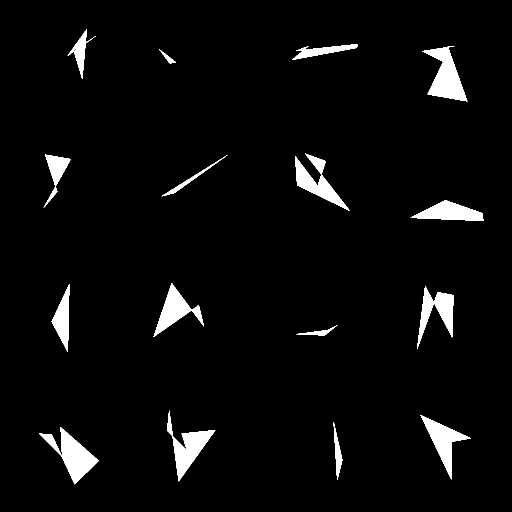
#> input picture pic/full_image.png, 1024 x 1024 px, found by its file name (shown at 1/2 size)
$ python 'Under sampling adding noise.py'
#> lines starting #> are read from the running program, lines starting #| are printed output that depends on the picture; after the words box and inside, x2 and y2 are one past the last pixel; in counts of white or black regions, pixels touching at a corner belong together
import numpy as np
import matplotlib.pyplot as plt
from numpy.fft import fft2, ifft2, fftshift, ifftshift
from PIL import Image
from skimage.metrics import structural_similarity as ssim
from skimage.transform import downscale_local_mean
import cairosvg

def load_and_normalize_image(filepath):
    image = Image.open(filepath).convert('L')
#> image is the input picture: PIL image 1024x1024 L; 3.9% white; 16 white regions, largest, box (x1, y1, x2, y2) and area: (78, 854, 198, 969) 4761, (844, 92, 935, 203) 4740, (334, 821, 431, 963) 4129
    grayscale_data = np.array(image, dtype=np.float32)
    return (grayscale_data - grayscale_data.min()) / (grayscale_data.max() - grayscale_data.min())

def plot_image(amplitude,):
    plt.figure(figsize=(6, 6))
    plt.imshow(amplitude, cmap='gray')
    plt.colorbar(label="Amplitude")
    plt.title(f"Amplitude")
    plt.axis('off')
    plt.show()

def bandlimit_filter(image, pixelSize):
#> called with pixelSize = 1.6e-06
    N = image.shape[0]
#> N = 1024
    F = fftshift(fft2(image))
    k = np.arange(N) - N / 2
#> k = 1024 values from -512 to 511
    f = k / (N * pixelSize)
#> f = 1024 values from -312500 to 311889.6
    FX, FY = np.meshgrid(f, f)
    f_magnitude = np.sqrt(FX ** 2 + FY ** 2)
    #  Nyquist frequency
    f_max = 312500 # 1 / (2 * pixelSize)
    mask = f_magnitude <= f_max
    F_filtered = F * mask
    image_filtered = ifft2(ifftshift(F_filtered))
    return image_filtered

def Transfer_function(W, H, distance, wavelength, pixelSize, numPixels):
#> called with distance = 0.005, wavelength = 5.32e-07, pixelSize = 4e-07, numPixels = 1024
    FX = W / (pixelSize * numPixels)
    FY = H / (pixelSize * numPixels)
    k = 2 * np.pi / wavelength
    square_root = np.sqrt(1 - (wavelength ** 2 * FX ** 2) - (wavelength ** 2 * FY ** 2))
    valid_mask = (wavelength ** 2 * FX ** 2 + wavelength ** 2 * FY ** 2) <= 1
#> valid_mask: shape (1024, 1024) bool; every value is 1
    square_root[~valid_mask] = 0
    temp = np.exp(1j * k * distance * square_root)
    return temp

def angular_spectrum_method(field, pixelSize, distance, W, H, numPixels):
    GT = fftshift(fft2(ifftshift(field)))
    transfer = Transfer_function(W, H, distance, 532e-9, pixelSize, numPixels)
    gt_prime = fftshift(ifft2(ifftshift(GT * transfer)))
    return gt_prime

# --- IPR ---
def IPR(Measured_amplitude, distance, k_max, convergence_threshold, pixelSize, W, H, numPixels, amp_field_after):
    update_phase = []
    last_field = None
    rms_errors = []
    ssim_errors = []

    for k in range(k_max):
        # a) Sensor plane
        if k == 0:
            phase0 = np.zeros(Measured_amplitude.shape)
            field1 = Measured_amplitude * np.exp(1j * phase0)
        else:
            field1 = Measured_amplitude * np.exp(1j * update_phase[k - 1])
        # b) Backpropagation and apply constraint
        field2 = angular_spectrum_method(field1, pixelSize, -distance, W, H, numPixels)
        phase_field2 = np.angle(field2)  # phase
        amp_field2 = np.abs(field2)  # amplitude
        abso = -np.log(amp_field2 + 1e-8) #1e-8 to prevent 0 value
        # Apply constraints
        abso[abso < 0] = 0
        phase_field2[abso < 0] = 0
        amp_field2 = np.exp(-abso)
        field22 = amp_field2 * np.exp(1j * phase_field2)
        # c) Forward propagation
        field3 = angular_spectrum_method(field22, pixelSize, distance, W, H, numPixels)
        amp_field3 = np.abs(field3)
        phase_field3 = np.angle(field3)
        update_phase.append(phase_field3)

        # d) Backpropagate to get the image
        field4 = angular_spectrum_method(field3, pixelSize, -distance, W, H, numPixels)
        amp_field4 = np.abs(field4)
        last_field = field4
        # Error calculation
        if k > 0:
            rms_error = np.sqrt(np.mean((amp_field_after - amp_field4) ** 2))
            rms_errors.append(rms_error)
            print(f"Iteration {k}: RMS Error = {rms_error}")

            ssim_value = ssim(amp_field_after, amp_field4, data_range=amp_field_after.max() - amp_field_after.min())
            ssim_errors.append(ssim_value)
            print(f"Iteration {k}: SSIM = {ssim_value}")

            # threshold
            if rms_error < convergence_threshold:
                print(f"Converged at iteration {k}")
                return last_field, rms_errors, ssim_errors
    # Draw RMS
    plt.subplot(2, 1, 1)
    plt.plot(rms_errors, 'r-', linewidth=2, label='RMS Error')
    plt.title('Convergence Analysis')
    plt.ylabel('RMS Error')
    plt.grid(True, linestyle='--', alpha=0.7)
    plt.legend()
    # Draw SSIM
    plt.subplot(2, 1, 2)
    plt.plot(ssim_errors, 'b-', linewidth=2, label='SSIM')
    plt.xlabel('Iteration')
    plt.ylabel('SSIM')
    plt.grid(True, linestyle='--', alpha=0.7)
    plt.legend()
    plt.tight_layout()
    plt.savefig('convergence_metrics.png', dpi=300)
    plt.show()
    return last_field, rms_errors, ssim_errors

#----------------------------------------Divided Line-------------------------------------------

# --- Read image ---
object = load_and_normalize_image('/Users/wangmusi/Documents/GitHub/Simulation/pic/full_image.png')


# --- Set pixel size of the image and sensor ---
sensor_pixel_sizes = [0.4e-6, 1.6e-6]  # 1µm for image, 1.6µm for sensor
numPixels_image = 1024  # The dimension of the image
FOV = numPixels_image * sensor_pixel_sizes[0]  # Calculate image's FOV
z2 = 0.005  # Sample to sensor distance

# --- Define the spatial grid ---
x = np.arange(numPixels_image) - numPixels_image / 2 - 1
y = np.arange(numPixels_image) - numPixels_image / 2 - 1
W, H = np.meshgrid(x, y)

# --- Filter the image before forward propagation ---
object_filtered = bandlimit_filter(object, sensor_pixel_sizes[1])
am_object_filtered = np.abs(object_filtered)
am_object = np.abs(object)

# --- Plot the two images ---
plt.figure(figsize=(12, 6))
plt.subplot(1, 2, 1)
plt.imshow(am_object, cmap='gray')
plt.title("Original Image")
plt.axis('off')
plt.subplot(1, 2, 2)
plt.imshow(am_object_filtered, cmap='gray')
plt.title("Bandlimited Image")
plt.axis('off')
plt.show()

# ---Define the sample field ---
am = np.exp(-1.6 * object_filtered)
ph0 = 3
ph = ph0 * object_filtered
object_field = am * np.exp(1j * ph)
am_object_field = np.abs(object_field)
plot_image(am_object_field)

# --- Acquire the hologram ---
hologram_field = angular_spectrum_method(object_field, sensor_pixel_sizes[0], z2, W, H, 1024)
am_hologram = np.abs(hologram_field)
# plot_image(am_hologram)

# --- Downsample the hologram based on the sensor pixel size ---
undersample_factor = int(sensor_pixel_sizes[1] / sensor_pixel_sizes[0])
am_undersampled_hologram = downscale_local_mean(am_hologram, (undersample_factor, undersample_factor))
# plot_image(am_undersampled_hologram)
am_object_field_down = downscale_local_mean(am_object_field, (undersample_factor, undersample_factor))
plot_image(am_object_field_down)


# --- Create the sensor grid ---
numPixels_sensor = am_undersampled_hologram.shape[0]
#> numPixels_sensor = 256
x_sen = np.arange(numPixels_sensor) - numPixels_sensor / 2 - 1
#> x_sen = 256 values from -129 to 126
y_sen = np.arange(numPixels_sensor) - numPixels_sensor / 2 - 1
#> y_sen = 256 values from -129 to 126
W_sen, H_sen = np.meshgrid(x_sen, y_sen)

# --- Adding noise ---
# At first, I will just consider the white Guassian noise. If nothing wrong then I will go deeper.
scaling_factor = 8000 # Assume full well capacity is 8000e-
ideal_intensity = (am_undersampled_hologram ** 2) * scaling_factor # Transform intensity to the scale of photons or electrons
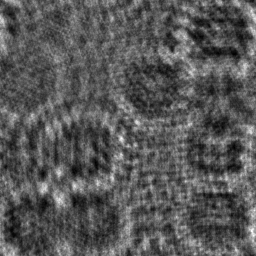
#> ideal_intensity: shape (256, 256) float64; min 1200.9, max 19997.9, mean 7678.1; drawn with min black and max white
noise_electrons = 0 # Choose the number of noise electrons
noise_standard = noise_electrons / scaling_factor # Transform noise form scale of electrons to scale of intensity
white_Gaussian_noise = np.random.normal(0, noise_standard, ideal_intensity.shape) # Simulate the noise
am_noise = np.abs(white_Gaussian_noise)
plot_image(am_noise)
#> in plot_image (call 3), `plt.show()`:
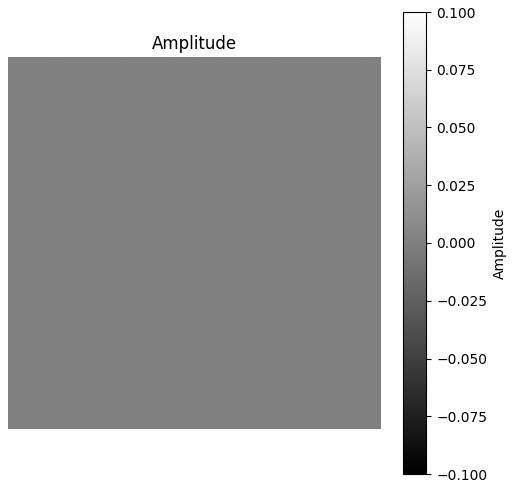
#> figure drawn by matplotlib, 2 panels
#> am_noise: shape (256, 256) float64; every value is 0
am_hologram_with_noise = am_undersampled_hologram + white_Gaussian_noise

# --- Calculate SNR ---
noise_power = np.mean(white_Gaussian_noise ** 2)
#> noise_power = 0
signal_power = np.mean(am_undersampled_hologram ** 2)
#> signal_power = 0.96
SNR = 10 * np.log10(signal_power / noise_power)
#> SNR = inf


# --- Reconstruction based on IPR algo ---
rec_field, rms_errors, ssim_errors = IPR(am_hologram_with_noise, z2, 400, 1.5e-20, sensor_pixel_sizes[1], W_sen, H_sen, numPixels_sensor, am_object_field_down)
#> the loop in IPR, `for k in range(k_max):` made 400 passes
#> (rms_error, ssim_value) on passes 2 to 13: (0.0664, 0.579), (0.0605, 0.603), (0.0564, 0.622), (0.0533, 0.637), (0.0508, 0.649), (0.0488, 0.66), (0.0471, 0.669), (0.0457, 0.677), (0.0444, 0.684), (0.0434, 0.691), (0.0424, 0.697), (0.0416, 0.703)
#> (printed output is left out)
#> pass 1, in Transfer_function (call 2), `FX = W / (pixelSize * numPixels)`:
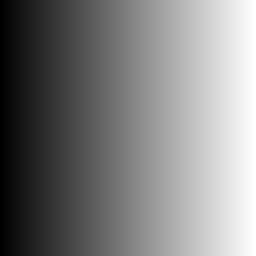
#> FX: shape (256, 256) float64; min -314941.4, max 307617.2, mean -3662.1; drawn with min black and max white
#> pass 1, in Transfer_function (call 2), `FY = H / (pixelSize * numPixels)`:
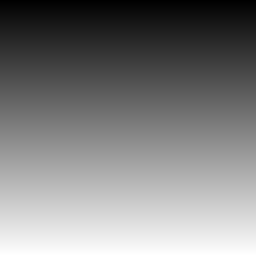
#> FY: shape (256, 256) float64; min -314941.4, max 307617.2, mean -3662.1; drawn with min black and max white
#> after the loop in IPR, `for k in range(k_max):`:
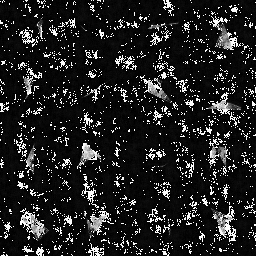
#> phase_field2: shape (256, 256) float64; min -3.14, max 3.14, mean -2.28; drawn with min black and max white
#> after the loop in IPR, `for k in range(k_max):`: rms_errors = 399 values, max 0.0664 at index 0, min 0.0261 at index 398, mean 0.0287; ssim_errors = 399 values from 0.579 to 0.884; update_phase = 400 items
#> in IPR, `plt.savefig('convergence_metrics.png', dpi=300)`:
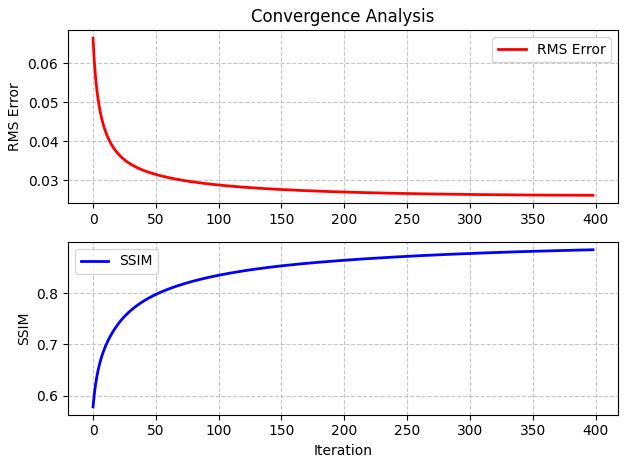
#> figure drawn by matplotlib, 2 panels; panel 1: curve peaks at x = 0, y = 0.0664; panel 2: curve peaks at x = 398, y = 0.884
#> ssim_errors = 399 values from 0.579 to 0.884
am_rec_field = np.abs(rec_field)
plot_image(am_rec_field)
#> in plot_image (call 4), `plt.show()`:
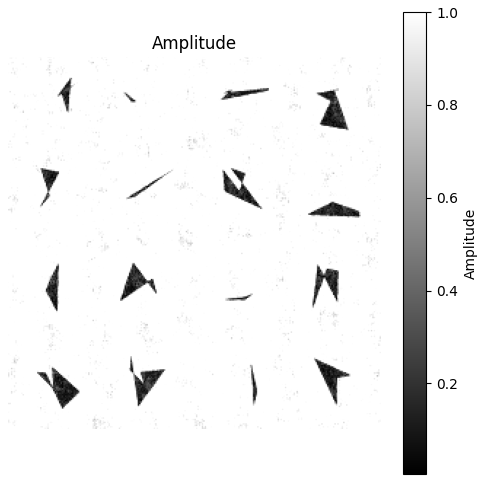
#> figure drawn by matplotlib, 2 panels
print("SNR is %f dB" % SNR)

$ run again, with pic/cell_sample.png copied over pic/full_image.png
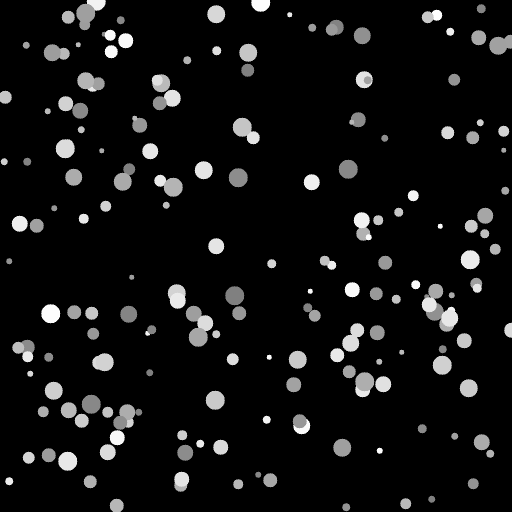
#> input picture pic/cell_sample.png, 1024 x 1024 px, found by its file name (shown at 1/2 size)
#> in load_and_normalize_image, image is the input picture: PIL image 1024x1024 L; min 0, max 254, mean 18.2
#> valid_mask: shape (1024, 1024) bool; every value is 1
#> am_noise: shape (256, 256) float64; every value is 0
#> signal_power = 0.908
#> SNR = inf
#> the loop in IPR, `for k in range(k_max):` made 400 passes
#> (rms_error, ssim_value) on passes 2 to 9: (0.0994, 0.506), (0.0943, 0.53), (0.0907, 0.547), (0.088, 0.561), (0.0859, 0.572), (0.0842, 0.582), (0.0828, 0.59), (0.0816, 0.598)
#> (printed output is left out)
#> after the loop in IPR, `for k in range(k_max):`:
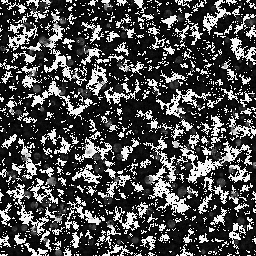
#> phase_field2: shape (256, 256) float64; min -3.14, max 3.14, mean -1.26; drawn with min black and max white
#> after the loop in IPR, `for k in range(k_max):`: rms_errors = 399 values, max 0.0994 at index 0, min 0.0736 at index 45, mean 0.0777; ssim_errors = 399 values, max 0.701 at index 226, min 0.506 at index 0, mean 0.692; update_phase = 400 items
#> in plot_image (call 4), `plt.show()`:
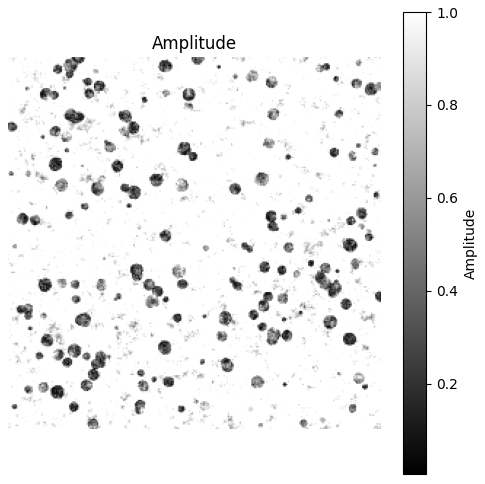
#> figure drawn by matplotlib, 2 panels
